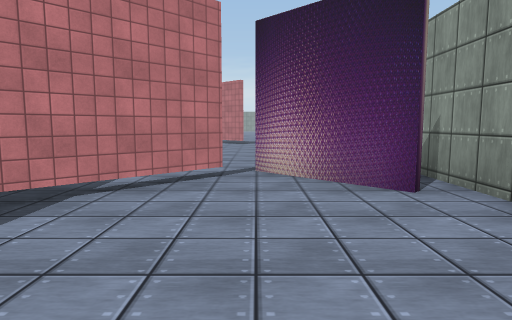
View 1 (above)

19 first-person views from a walk through a scene from a Unity 3-D project. The camera is 1.4 m above the floor, tilts 6° down and sees 75° across. The floor is counted in squares, 2 m on a side. Each view is taken from the middle of a square. On the plan, view 1 faces up. The plan holds only what a view shows up to about 10 squares ahead; the rest is blank. The place goes on beyond the plan. Some surface patterns are stand-ins.

View 2
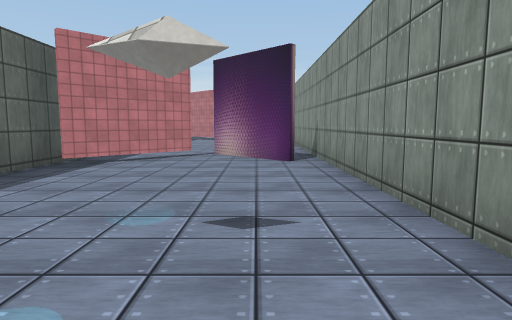

View 3
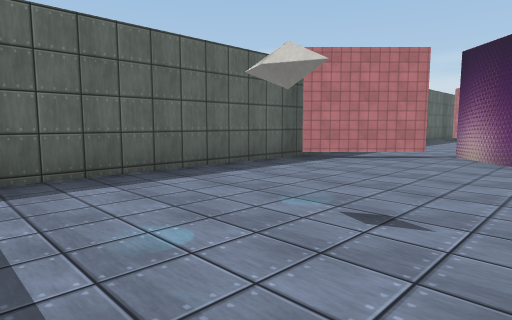

View 4
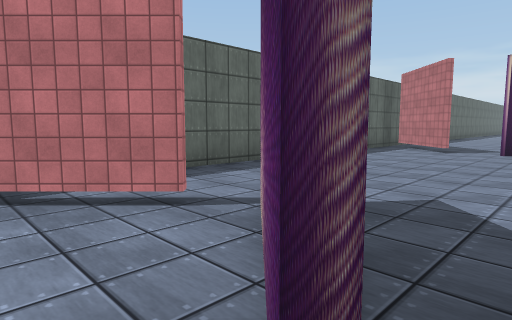

View 5
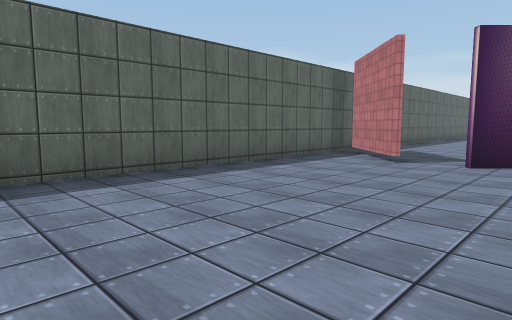

View 6
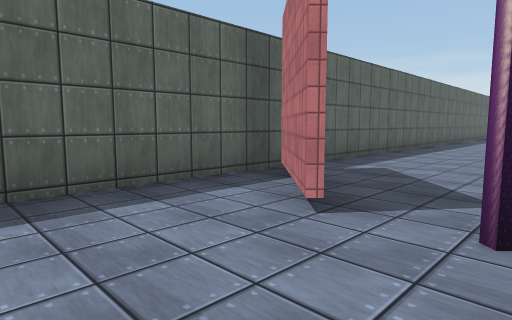

View 7
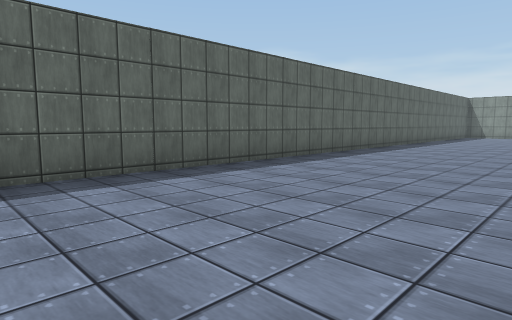

View 8
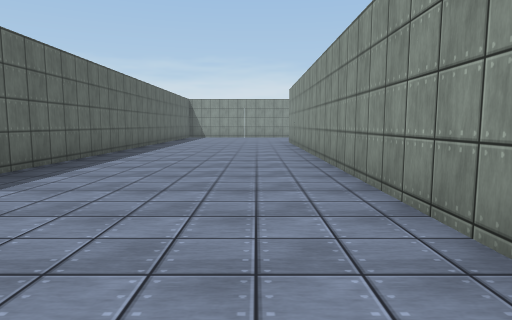

View 9
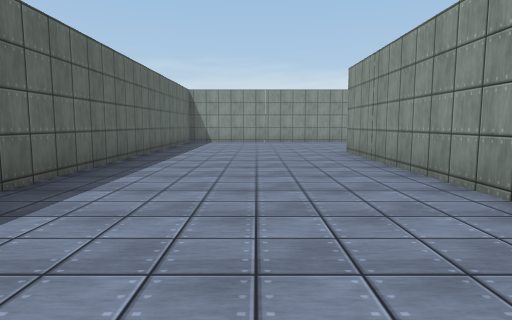

View 10
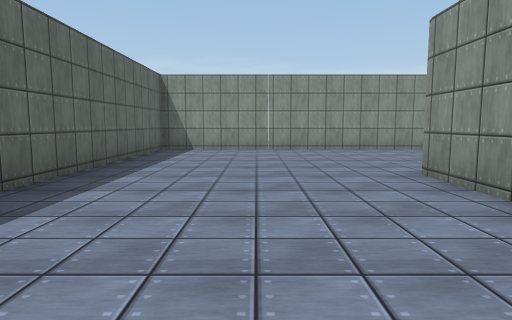

View 11
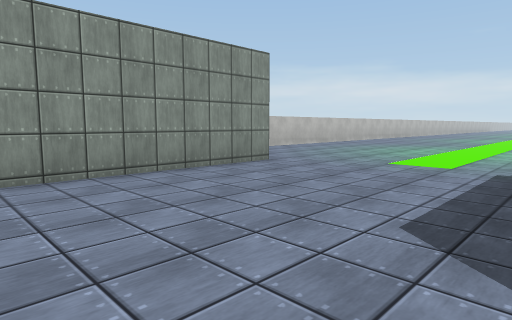

View 12
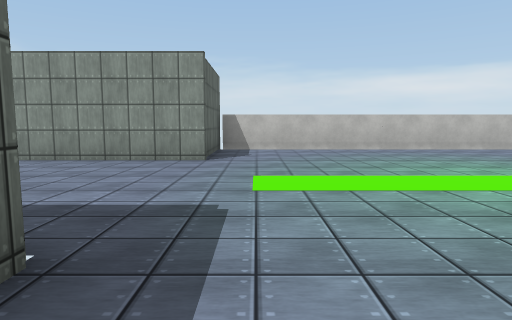

View 13
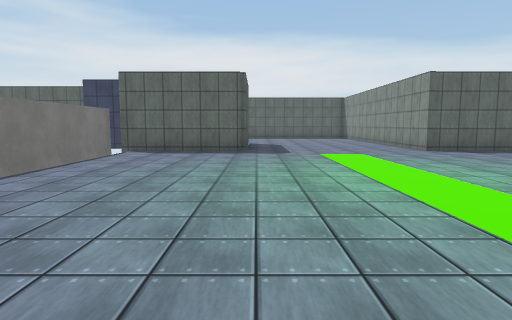

View 14
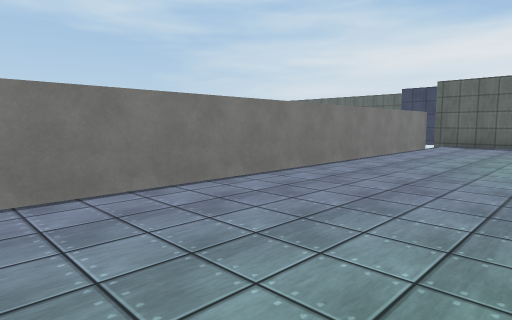

View 15
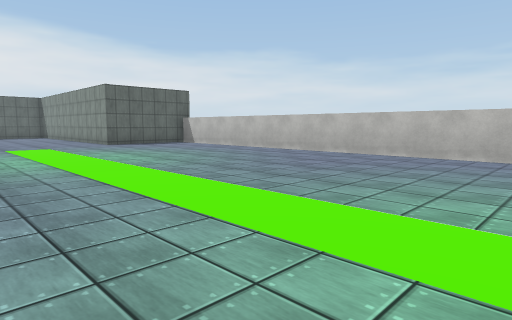

View 16
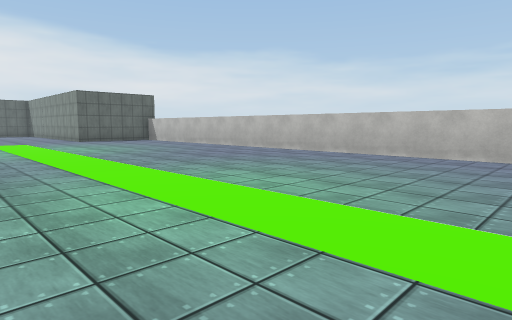

View 17
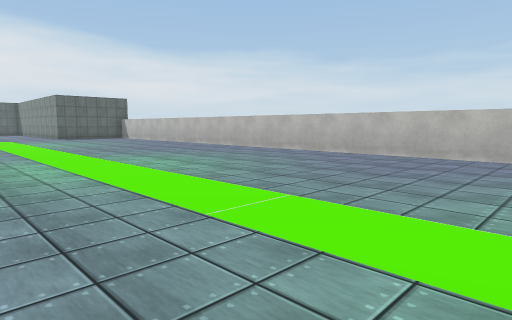

View 18
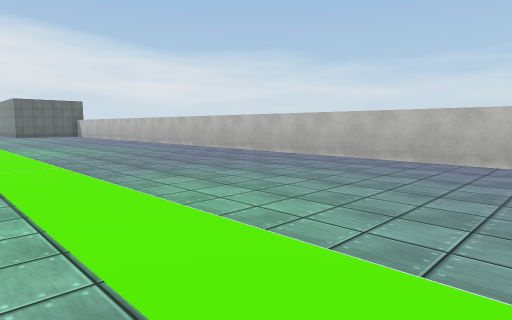

View 19
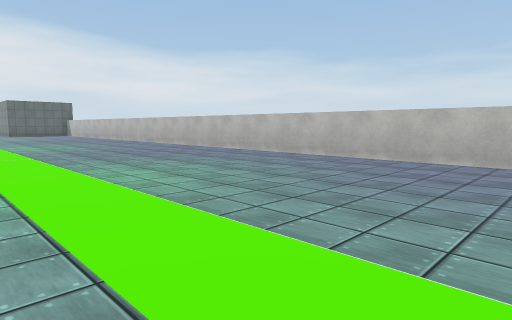

### Floor plan
Points are (right, up) in squares from view 1. A wall is a line through its corners. A room is listed if a view was taken in it or the views show most of it. See-through windows are left out.
Room 1 (views 1, 2, 3, 4)
walls: (2.3, -1.4) (2.3, 3.5); (1.7, 3.4) (-0.1, 5.1); (-2.7, 3.4) (-2.7, -2.5); (-0.4, 4.6) (-2.4, 2.7)
ways out: opening at (2, 4.5) to room 2; gap at (0, 5) to room 2
Room 2 (views 5, 6, 7, 8, 9, 10, 11, 12, 13, 14, 15, 16, 17, 18, 19)
walls: (5.9, 31.8) (5.9, 28.1) (17.5, 28.1); (6.1, 36.6) (-2.7, 36.6) (-2.7, 6); (2.3, 19.6) (2.3, 31.8); (-0.5, 12.1) (-2.4, 14); (29.2, 39.7) (5.9, 39.7) (5.9, 36.5); (2.3, 3.5) (2.3, 7)
ways out: opening at (2, 4.5) to room 1; gap at (0, 5) to room 1

Where each view was taken, in squares from view 1:
view 1: 0 up, 0 right, facing up
view 2: 3 down, 1 right, facing up
view 3: 3 down, 2 right, facing up-left
view 4: 3 up, 2 right, facing up-left
view 5: 6 up, 2 right, facing up-left
view 6: 10 up, 1 right, facing up-left
view 7: 16 up, 2 right, facing up-left
view 8: 18 up, 1 right, facing up
view 9: 23 up, 0 right, facing up
view 10: 27 up, 0 right, facing up
view 11: 32 up, 1 right, facing up-right
view 12: 30 up, 7 right, facing up
view 13: 32 up, 15 right, facing left
view 14: 32 up, 18 right, facing down-left
view 15: 32 up, 18 right, facing up-left
view 16: 32 up, 21 right, facing up-left
view 17: 32 up, 24 right, facing up-left
view 18: 33 up, 28 right, facing up-left
view 19: 33 up, 30 right, facing up-left
